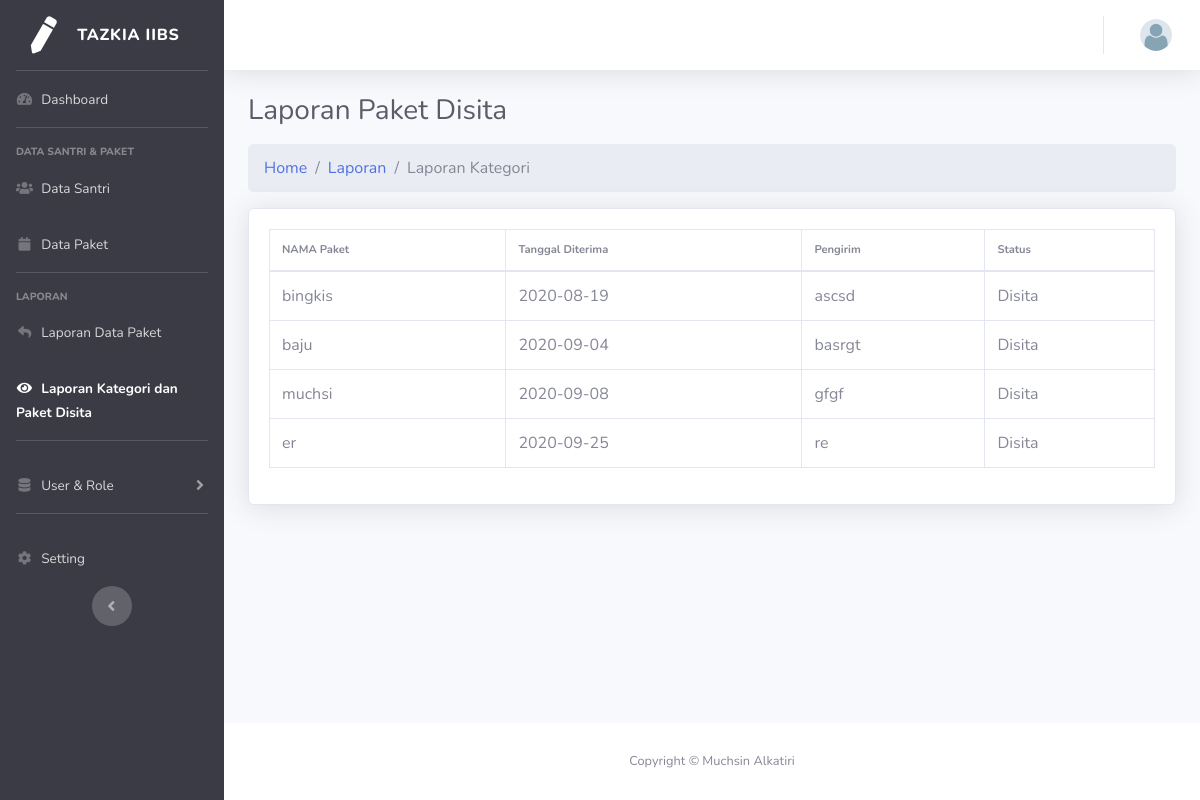
The app's page /index.php/laporan/laporanpaketsita with its own data.
### tables this page shows
CREATE TABLE `data_paket` (
  `id_paket` int(11) NOT NULL,
  `nama_paket` varchar(100) NOT NULL,
  `tanggal_diterima` date NOT NULL,
  `kategori_paket_id` int(11) NOT NULL,
  `penerima_paket_id` int(11) NOT NULL,
  `asrama_id` int(11) NOT NULL,
  `pengirim_paket` varchar(100) NOT NULL,
  `isi_paket_sita` varchar(200) NOT NULL,
  `status_paket` enum('Diambil','Belum Diambil','Disita') NOT NULL
);

### application/controllers/Laporan.php (called while the page is built, shortened)
<?php
class Laporan extends CI_Controller {
	function __construct(){
		$this->load->helper(array('form', 'url'));
		$this->load->library('form_validation');
		$this->load->model('laporan_model');
	}
	public function laporanpaketsita(){
		$data['page_title'] = 'Laporan Paket Disita';
			$data['kategori']=$this->laporan_model->get_data_paket_by_status_disita()->result();
		$this->load->view('v_laporan/v_laporan_paket_disita',$data);
	}
}

### index.php (called while the page is built, shortened)
<?php
require_once BASEPATH.'core/CodeIgniter.php';

### application/models/Laporan_model.php (called while the page is built, shortened)
<?php defined('BASEPATH') OR exit('No direct script access allowed');
class Laporan_model extends CI_Model {
    public function get_data_paket_by_status_disita()
  {
  	$this->db->select('*');
    $this->db->from('data_paket');
    $this->db->where('status_paket' , 'Disita' );
    return $this->db->get();
  }
}

### application/views/v_laporan/v_laporan_paket_disita.php (the view, shortened to what this page needs)
 <link href="<?php echo base_url(); ?>assets/vendor/datatables/dataTables.bootstrap4.min.css" rel="stylesheet">
  </div>
<nav aria-label="breadcrumb">
  <ol class="breadcrumb">
    <li class="breadcrumb-item"><a href="<?php echo base_url() ?>">Home</a></li>
    <li class="breadcrumb-item"><a href="<?php echo base_url('laporan/laporan_kategori_dan_sita') ?>">Laporan</a></li>
    <li class="breadcrumb-item active" aria-current="page">Laporan Kategori </li>
  </ol>
</nav>
    <div class="card shadow mb-4">
      <div class="card-body">
        <div class="table-responsive">
          <table class="table table-bordered" id="dataTable"  cellspacing="0">
            <thead>
              <tr class="text-xs ">
                <th>NAMA Paket</th>
                <th>Tanggal Diterima</th>
                <th>Pengirim</th>
                <th>Status</th>
              </tr>
            </thead>
            <tbody>
              <?php foreach ($kategori as $datalaporan ) {
                ?>
                <tr>
                  <td><?php echo $datalaporan->nama_paket ?></td>
                  <td><?php echo $datalaporan->tanggal_diterima ?></td>
                  <td><?php echo $datalaporan->pengirim_paket ?></td>
                  <td><?php echo $datalaporan->status_paket ?></td>
                  <?php } ?>
                </tbody>
              </table>
            </div>
          </div>
        </div>

### records on screen
data_paket: nama_paket "bingkis", tanggal_diterima "2020-08-19", pengirim_paket "ascsd", status_paket "Disita"
data_paket: nama_paket "baju", tanggal_diterima "2020-09-04", pengirim_paket "basrgt", status_paket "Disita"
data_paket: nama_paket "muchsi", tanggal_diterima "2020-09-08", pengirim_paket "gfgf", status_paket "Disita"
data_paket: nama_paket "er", tanggal_diterima "2020-09-25", pengirim_paket "re", status_paket "Disita"

### other values on screen
$page_title "Laporan Paket Disita"
